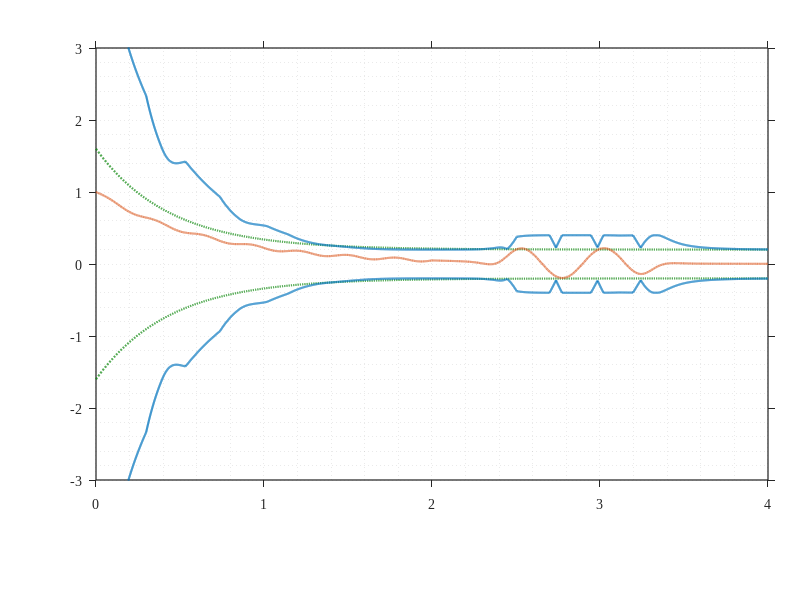

MATLAB code to generate this figure: (Note: this script raises an error after producing the figure.)
%% === G-PPF 单图（保证扰动段自适应边界包络误差） ===
clear; close all; clc;

%% 1) 参数
Tp   = 2.0;  p = 0.8;  a = 0.20;  iota = 3.0;

% ★ 放松能力更强 + 反应更快  %%% CHANGED
Sigma_max  = 1.00;     % 由 0.55 -> 1.00（最大放宽至 100%）
k_d        = 2.50;     % 由 1.60 -> 2.50
tau_d_post = 0.15;     % 由 0.40 -> 0.15（更快）

% 前段饱和驱动
sigma0 = 1.00;  sigma_min = 0.60;  sigma_max = 1.60;
k_u = 1.00;     tau_u_pre = 0.15;

%% 2) 时间轴
T_end = 4.0;  N = 4800;  t0 = 1e-12;
t = linspace(t0, T_end, N)';  dt = t(2)-t(1);
idx_pre  = t <  Tp;    idx_post = t >= Tp;


%% 4) —— 普通性能函数 ρ_std(t)（用于对比）——
rho0   = 8*a;                         % 初始管径（可调小些以产生初值越界）
eps_Tp = 0.01;                        % t=Tp 时剩余比例 1%
lambda = -log(eps_Tp)/Tp;             % e^{-lambda*Tp} = eps_Tp
rho_std = (rho0 - a)*exp(-lambda*t) + a;  % 全程收敛到 a

%% 3) G-PPF 结构
b   = (t./Tp).^p;
s   = 1 - 3*b.^2 + 2*b.^3;
phi = -log(b);
g   = zeros(N,1);  g(idx_post) = 1 - exp( -iota*(t(idx_post)-Tp).^2 );

%% 4) 前段：饱和 → 残差 → sigma(t) 波动
u_max = 1.5; u_cmd = 2.1 + 0.9*sin(14*t);
DeltaU_pre = max(0, abs(u_cmd) - u_max);
taper = double(idx_pre) .* (1 - b.^2);
ru_pre = zeros(N,1);
for k=2:N
    ru_pre(k) = ru_pre(k-1) + dt*( -ru_pre(k-1) + DeltaU_pre(k).*taper(k) )/tau_u_pre;
end
sigma_adapt = min(max(sigma0 + k_u*ru_pre, sigma_min), sigma_max);

%% 5) 后段：单段正弦扰动 + 快速自适应  %%% CHANGED
% 单段窗（tanh 平滑开/关）
t_on=2.40; t_off=3.30; alpha=10;
seg = 0.5*(tanh(alpha*(t - t_on)) - tanh(alpha*(t - t_off))); % ∈(0,1)

% 扰动：单段正弦（只在窗内），幅值更大
A_sin = 1.60; f_sin = 2.0;
Distb_post = A_sin .* seg .* sin(2*pi*f_sin*(t - t_on)) .* idx_post;

% 低通得到 r_d（更快）
rd_post = zeros(N,1);
for k=2:N
    rd_post(k) = rd_post(k-1) + dt*( -rd_post(k-1) + Distb_post(k) )/tau_d_post;
end

% 误差用于 r_e（快速低通）  %%% CHANGED
E0 = 5.0*a;                                 % 初始误差更大
e  = E0*exp(-1.5*t);
e(idx_pre)  = e(idx_pre)  + 0.10*a*sin(22*t(idx_pre)) ;
e(idx_post) = e(idx_post) + 1.05*a .* seg(idx_post) .* sin(2*pi*f_sin*(t(idx_post)-t_on));

tau_e = 0.07;  k_e = 1.20;                   % 快速/较大权重
re_post = zeros(N,1);
for k=2:N
    re_post(k) = re_post(k-1) + dt*( -re_post(k-1) + abs(e(k))*idx_post(k) )/tau_e;
end

% 基础放松幅度 Σ0（含 r_d 与 r_e）  %%% CHANGED
Sigma0 = min(max(k_d*abs(rd_post) + k_e*re_post, 0), Sigma_max);

% 门控：扰动窗内直接全开（不再等待 g(t) 慢升）  %%% CHANGED
g_eff = max(g, seg);   % seg=1 的区间内 g_eff≈1

%% 6) 先计算自适应边界，再做“包络修正”（确保覆盖）  %%% CHANGED
rho_global = a + sigma0      .* phi .* s;     rho_global(idx_post) = a;

% 初始自适应边界
Sigma = Sigma0;
rho_adapt = a + sigma_adapt .* phi .* s;      % 先填 pre 段
rho_adapt(idx_post) = a.*(1 + g_eff(idx_post).*Sigma(idx_post));

% —— 包络修正：若 |e| > rho_adapt，则最小幅度抬高 Σ（受 Sigma_max 限制）
gap = abs(e) - rho_adapt;                 % 需要补的余量
need = max(gap, 0) ./ max(a*g_eff, 1e-9); % 转成需要增加的 Σ
add  = min(need, Sigma_max - Sigma);      % 受上限约束
Sigma = Sigma + add;                      % 修正后的 Σ
rho_adapt(idx_post) = a.*(1 + g_eff(idx_post).*Sigma(idx_post));  % 重新计算后段

%% 7) 绘图
col_global = [0.00 0.45 0.74];
col_adapt  = [0.85 0.33 0.10];
col_error  = [0.00 0.50 0.00];

figure('Color','w','Units','inches','Position',[1 1 7.2 3.2]);
ax = axes('Position',[0.12 0.20 0.84 0.72]); hold(ax,'on'); box(ax,'on');
set(ax,'FontName','Times New Roman','LineWidth',0.9,'TickDir','out',...
       'XMinorGrid','on','YMinorGrid','on','GridAlpha',0.16,'MinorGridAlpha',0.09);

% ±rho_global
plot(t,  rho_std, '--','LineWidth',1.5,'Color',col_error,'DisplayName','$\pm \rho_{\mathrm{PPF}}(t)$');
plot(t, -rho_std, '--','LineWidth',1.5,'Color',col_error,'HandleVisibility','off');

% ±rho_adapt
plot(t,  rho_adapt,  '-','LineWidth',1.5,'Color',col_global,'DisplayName','$\pm \rho_{\mathrm{gPPF}}(t)$');
plot(t, -rho_adapt,  '-','LineWidth',1.5,'Color',col_global,'HandleVisibility','off');

% e(t)
plot(t, e,  '-.','LineWidth',1.5,'Color',col_adapt,'DisplayName','$e(t)$');

xlim([0, 4]);  Ycap = 3;  ylim([-Ycap, Ycap]);

hTp = xline(Tp,'k--','$T_p$','LabelVerticalAlignment','bottom','LabelOrientation','horizontal',  'HandleVisibility','off','Interpreter','latex');
% set(hTp,'HandleVisibility','off');

xlabel('t (s)'); ylabel('error');
title('');
leg = legend('Location','northeast','Interpreter','latex'); 
set(leg,'Box','off');
grid off;
% %% 8) 图内箭头（与曲线错开）
x_inf = 0.13;
% % quiver(x_inf,  0.55*Ycap,  0,  0.35*Ycap, 0, 'Color',col_global,'LineWidth',1.2,'MaxHeadSize',0.9);
text(   x_inf+0.15, 0.82*Ycap, '+\infty','FontName','Times New Roman','FontSize',10,...
       'Color',col_global,'HorizontalAlignment','left','VerticalAlignment','bottom');
% % quiver(x_inf, -0.55*Ycap,  0, -0.35*Ycap, 0, 'Color',col_global,'LineWidth',1.2,'MaxHeadSize',0.9);
text(   x_inf+0.15,-0.82*Ycap, '-\infty','FontName','Times New Roman','FontSize',10,...
       'Color',col_global,'HorizontalAlignment','left','VerticalAlignment','top');

